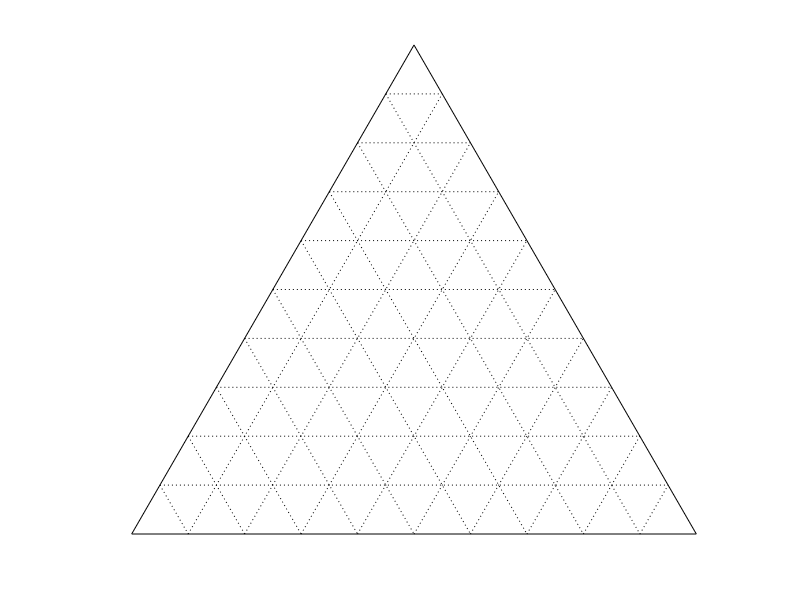

This figure's MATLAB source:
function triplot
    % triplot plots a triangular diagram
    % points on it are plotted by tripts
    % written by Gerry Middleton, 1995
    xscale = 2/sqrt(3);
    x = [0 xscale/2 xscale 0];		 % define coordinates of apices
    y = [-1 0 -1 -1];
    plot(x,y,'k');
    axis('equal');
    axis off;						 % turn off rectangular axes
    hold on;						 % hold, to permit adding to plot later
    for i = 1:9						 % plot dotted lines parallel to sides,
        x1 = i*xscale/20;			 % at 10 percent intervals
        x2 = (20-i)*xscale/20;
        x3 = i*xscale/10;
        y1 = -1 + i/10;
        y2 = -i/10;
        xx = [x1 x2];
        yy = [y1 y1];
        xx2 = [x1 x3];
        yy2 = [y1 -1];
        xx3 = [x3 (xscale/2 + x1)];
        yy3 = [-1 y2];
        plot(xx,yy,'k:',xx2,yy2,'k:',xx3,yy3,'k:');
    end
    set(gcf,'color','w')

